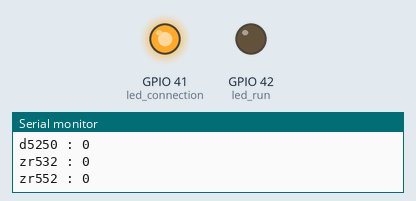
Recording of a sketch running on a simulated ESP32. Parts: output pins drawn as LEDs (lit = HIGH), the last lines printed to the serial monitor. WiFi joins after 1.5 s; servers stay silent unless stated; random numbers use the default seed unless the sketch sets one; no MQTT or app messages arrive unless stated.

Above: at 15.9 s.
At 32.7 s:
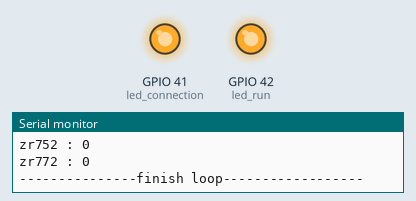
Timing chart, 0 to 40.2 s (numbered marks = the images above):
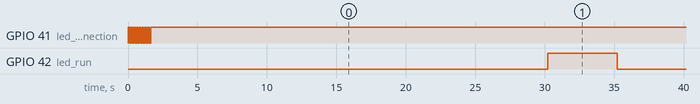

Measured:
- by itself, GPIO 41 (led_connection): alternates HIGH for 0.10 s and LOW for 0.10 s, 16 changes in all, then stays HIGH
- by itself, GPIO 42 (led_run): alternates HIGH for 5.0 s and LOW for 28.5 s

The sketch:

IRH04.ino
```cpp
//IRH04
#include <WiFi.h>
#include <ESPmDNS.h>
#include <WiFiUdp.h>
#include <ArduinoOTA.h>
#include <PubSubClient.h>
#include <ModbusMaster.h>

ModbusMaster node;

#define led_connection 41
#define led_run 42


const char* ssid = "DX_Project";
const char* password = "natmms22";
//const char* ssid = "TP-Link_EF46";
//const char* password = "98148813";
const char* mqtt_server = "192.168.1.2";

IPAddress local_IP(192, 168, 1, 84); // Static IP address192.168.100.164
IPAddress gateway(192, 168, 1, 1);    // Gateway IP address
IPAddress subnet(255, 255, 255, 0);     // subnet

WiFiClient espClient;
PubSubClient client(espClient);

/*void led()
{
  digitalWrite(led_connection , HIGH);
  delay(100);
  digitalWrite(led_connection , LOW);
  delay(100);
}*/

int count_connection;

void setup_wifi()
{
  delay(10);
  // We start by connecting to a WiFi network
  Serial.println();
  Serial.print("Connecting to ");
  Serial.println(ssid);

  WiFi.config(local_IP, gateway, subnet);
  WiFi.mode(WIFI_STA);
  WiFi.begin(ssid, password);

  while (WiFi.status() != WL_CONNECTED)
  {
    count_connection++;
    digitalWrite(led_connection, HIGH);delay(100);digitalWrite(led_connection, LOW);delay(100);
    Serial.print(".");
    if(count_connection>20)
    {
      ESP.restart();
    }
  }

  randomSeed(micros());

  Serial.println("");
  Serial.println("WiFi connected");
  Serial.println("IP address: ");
  Serial.println(WiFi.localIP());
}

void callback(char* topic, byte* payload, unsigned int length)
{
  Serial.print("Message arrived [");
  Serial.print(topic);
  Serial.print("] ");
  for (int i = 0; i < length; i++) {
    Serial.print((char)payload[i]);
  }
  Serial.println();

  // Switch on the LED if an 1 was received as first character
  if ((char)payload[0] == '1') {
    //digitalWrite(BUILTIN_LED, LOW);   // Turn the LED on (Note that LOW is the voltage level
    // but actually the LED is on; this is because
    // it is active low on the ESP-01)
  } else {
    //digitalWrite(BUILTIN_LED, HIGH);  // Turn the LED off by making the voltage HIGH
  }

}

int timeout ;

void reconnect()
{
  // Loop until we're reconnected
  if(!client.connected())
  {
    digitalWrite(led_connection, HIGH);
    Serial.print("Attempting MQTT connection...");
    // Create a random client ID
    String clientId = "ESP8266Client-";
    clientId += String(random(0xffff), HEX);
    // Attempt to connect
    if (client.connect(clientId.c_str())) {
      Serial.println("connected");
      // Once connected, publish an announcement...
      //client.publish("outTopic", "hello world");
      // ... and resubscribe
      client.subscribe("inTopic");
    } else {
      Serial.print("failed, rc=");
      Serial.print(client.state());
      Serial.println(" try again in 5 seconds");
      // Wait 5 seconds before retrying
      //delay(5000);
      digitalWrite(led_connection, HIGH);delay(300);digitalWrite(led_connection, LOW);delay(300);
      timeout++;
      if(timeout >= 10)
      {
        ESP.restart();
      }
    }
  }
}

void setup()
{
  Serial.begin(9600);
  Serial1.begin(9600);
  node.begin(1,Serial1);
  pinMode ( led_connection , OUTPUT);
  pinMode ( led_run, OUTPUT);
  Serial.println("Booting");
  setup_wifi();

  // Port defaults to 3232
  // ArduinoOTA.setPort(3232);

  // Hostname defaults to esp3232-[MAC]
  ArduinoOTA.setHostname("IRH04");

  // No authentication by default
  ArduinoOTA.setPassword("1234");

  // Password can be set with it's md5 value as well
  // MD5(admin) = 21232f297a57a5a743894a0e4a801fc3
  // ArduinoOTA.setPasswordHash("21232f297a57a5a743894a0e4a801fc3");

  ArduinoOTA
    .onStart([]() {
      String type;
      if (ArduinoOTA.getCommand() == U_FLASH)
        type = "sketch";
      else // U_SPIFFS
        type = "filesystem";

      // NOTE: if updating SPIFFS this would be the place to unmount SPIFFS using SPIFFS.end()
      Serial.println("Start updating " + type);
    })
    .onEnd([]() {
      Serial.println("\nEnd");
    })
    .onProgress([](unsigned int progress, unsigned int total) {
      Serial.printf("Progress: %u%%\r", (progress / (total / 100)));
    })
    .onError([](ota_error_t error) {
      Serial.printf("Error[%u]: ", error);
      if (error == OTA_AUTH_ERROR) Serial.println("Auth Failed");
      else if (error == OTA_BEGIN_ERROR) Serial.println("Begin Failed");
      else if (error == OTA_CONNECT_ERROR) Serial.println("Connect Failed");
      else if (error == OTA_RECEIVE_ERROR) Serial.println("Receive Failed");
      else if (error == OTA_END_ERROR) Serial.println("End Failed");
    });

  ArduinoOTA.begin();

  Serial.println("Ready");
  Serial.print("IP address: ");
  Serial.println(WiFi.localIP());
  client.setServer(mqtt_server, 1883);
  client.setCallback(callback);
}

//String m108,m94,m76,m62,m60,m28,m26,m19,m6,m63,d330,d332,d334,d336,d338,d340,d342,d352,d344,d346,d348,d350,d32,d226;
//char d0[16],d1[16],d2[16],d3[16],d4[16],d5[16],d6[16],d7[16],d8[16],d9[16],d10[16],d11[16],d12[16],d13[16],d14[16],d15[16],d16[16],d17[16],d18[16],d19[16],d20[16],d21[16],d22[16],d23[16];
String rssi,zr2,zr6,d5210,d5230,d5250,zr532,zr552,zr572,zr632,zr652,zr672,zr732,zr752,zr772;
char d_rssi[16],d0[16],d1[16],d2[16],d3[16],d4[16],d5[16],d6[16],d7[16],d8[16],d9[16],d10[16],d11[16],d12[16],d13[16];


void loop()
{
  rssi = WiFi.RSSI();
  ArduinoOTA.handle();
  if (!client.connected())
  {
    reconnect();
  }
  client.loop();
  digitalWrite(led_connection, HIGH);
  digitalWrite(led_run, LOW);
  //digitalWrite(led_connection, HIGH);
  Serial.println("\n---------------starting loop----------------");

  node.readHoldingRegisters(0, 1);
  Serial.print("zr2 : ");
  Serial.println(node.getResponseBuffer(0));
  zr2 = node.getResponseBuffer(0);
  node.clearResponseBuffer();

  node.readHoldingRegisters(1, 1);
  Serial.print("zr6 : ");
  Serial.println(node.getResponseBuffer(0));
  zr6 = node.getResponseBuffer(0);
  node.clearResponseBuffer();

  node.readHoldingRegisters(2, 1);
  Serial.print("d5210 : ");
  Serial.println(node.getResponseBuffer(0));
  d5210 = node.getResponseBuffer(0);
  node.clearResponseBuffer();

  node.readHoldingRegisters(3, 1);
  Serial.print("d5230 : ");
  Serial.println(node.getResponseBuffer(0));
  d5230 = node.getResponseBuffer(0);
  node.clearResponseBuffer();

  node.readHoldingRegisters(4, 1);
  Serial.print("d5250 : ");
  Serial.println(node.getResponseBuffer(0));
  d5250 = node.getResponseBuffer(0);
  node.clearResponseBuffer();

  node.readHoldingRegisters(5, 1);
  Serial.print("zr532 : ");
  Serial.println(node.getResponseBuffer(0));
  zr532 = node.getResponseBuffer(0);
  node.clearResponseBuffer();

  node.readHoldingRegisters(6, 1);
  Serial.print("zr552 : ");
  Serial.println(node.getResponseBuffer(0));
  zr552 = node.getResponseBuffer(0);
  node.clearResponseBuffer();

  node.readHoldingRegisters(7, 1);
  Serial.print("zr572 : ");
  Serial.println(node.getResponseBuffer(0));
  zr572 = node.getResponseBuffer(0);
  node.clearResponseBuffer();

  node.readHoldingRegisters(8, 1);
  Serial.print("zr632 : ");
  Serial.println(node.getResponseBuffer(0));
  zr632 = node.getResponseBuffer(0);
  node.clearResponseBuffer();

  node.readHoldingRegisters(9, 1);
  Serial.print("zr652 : ");
  Serial.println(node.getResponseBuffer(0));
  zr652 = node.getResponseBuffer(0);
  node.clearResponseBuffer();

  node.readHoldingRegisters(10, 1);
  Serial.print("zr672 : ");
  Serial.println(node.getResponseBuffer(0));
  zr672 = node.getResponseBuffer(0);
  node.clearResponseBuffer();

  node.readHoldingRegisters(11, 1);
  Serial.print("zr732 : ");
  Serial.println(node.getResponseBuffer(0));
  zr732 = node.getResponseBuffer(0);
  node.clearResponseBuffer();

  node.readHoldingRegisters(12, 1);
  Serial.print("zr752 : ");
  Serial.println(node.getResponseBuffer(0));
  zr752 = node.getResponseBuffer(0);
  node.clearResponseBuffer();

  node.readHoldingRegisters(13, 1);
  Serial.print("zr772 : ");
  Serial.println(node.getResponseBuffer(0));
  zr772 = node.getResponseBuffer(0);
  node.clearResponseBuffer();

  delay(500);
  digitalWrite(led_run, HIGH);

  zr2.toCharArray(d0, 16);client.publish("IRH04/ZR2", d0);
  zr6.toCharArray(d1, 16);client.publish("IRH04/ZR6", d1);
  d5210.toCharArray(d2, 16);client.publish("IRH04/D5210", d2);
  d5230.toCharArray(d3, 16);client.publish("IRH04/D5230", d3);
  d5250.toCharArray(d4, 16);client.publish("IRH04/D5250", d4);
  zr532.toCharArray(d5, 16);client.publish("IRH04/ZR532", d5);
  zr552.toCharArray(d6, 16);client.publish("IRH04/ZR552", d6);
  zr572.toCharArray(d7, 16);client.publish("IRH04/ZR572", d7);
  zr632.toCharArray(d8, 16);client.publish("IRH04/ZR632", d8);
  zr652.toCharArray(d9, 16);client.publish("IRH04/ZR652", d9);
  zr672.toCharArray(d10, 16);client.publish("IRH04/ZR672", d10);
  zr732.toCharArray(d11, 16);client.publish("IRH04/ZR732", d11);
  zr752.toCharArray(d12, 16);client.publish("IRH04/ZR752", d12);
  zr772.toCharArray(d13, 16);client.publish("IRH04/ZR772", d13);
  rssi.toCharArray(d_rssi, 16);client.publish("IRH04/rssi", d_rssi);

  Serial.println("\n---------------finish loop------------------\n\n");
  delay(5000);
}
```
